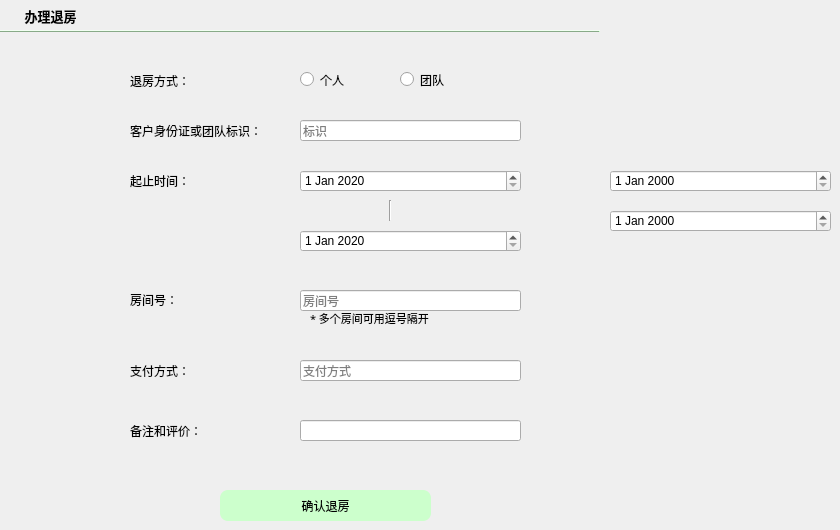
    <widget class="QWidget" name="page_4">
     <widget class="QToolButton" name="toolButton_5">
      <property name="geometry">
       <rect>
        <x>0</x>
        <y>0</y>
        <width>101</width>
        <height>31</height>
       </rect>
      </property>
      <property name="font">
       <font>
        <family>FontAwesome</family>
        <pointsize>10</pointsize>
        <weight>75</weight>
        <bold>true</bold>
       </font>
      </property>
      <property name="styleSheet">
       <string notr="true">border:none</string>
      </property>
      <property name="text">
       <string>办理退房</string>
      </property>
      <property name="icon">
       <iconset>
        <normaloff>../../../../../pictures/search1.png</normaloff>../../../../../pictures/search1.png</iconset>
      </property>
      <property name="toolButtonStyle">
       <enum>Qt::ToolButtonTextBesideIcon</enum>
      </property>
     </widget>
     <widget class="QFrame" name="split_5">
      <property name="geometry">
       <rect>
        <x>0</x>
        <y>30</y>
        <width>600</width>
        <height>2</height>
       </rect>
      </property>
      <property name="styleSheet">
       <string notr="true">color:#CCFFCC;
border-color:#CCFFCC;
background-color:#CCFFCC</string>
      </property>
      <property name="frameShape">
       <enum>QFrame::HLine</enum>
      </property>
      <property name="frameShadow">
       <enum>QFrame::Raised</enum>
      </property>
     </widget>
     <widget class="QRadioButton" name="team_flag">
      <property name="geometry">
       <rect>
        <x>400</x>
        <y>70</y>
        <width>115</width>
        <height>19</height>
       </rect>
      </property>
      <property name="text">
       <string>团队</string>
      </property>
     </widget>
     <widget class="QRadioButton" name="single_flag">
      <property name="geometry">
       <rect>
        <x>300</x>
        <y>70</y>
        <width>81</width>
        <height>19</height>
       </rect>
      </property>
      <property name="text">
       <string>个人</string>
      </property>
     </widget>
     <widget class="QLabel" name="label_60">
      <property name="geometry">
       <rect>
        <x>130</x>
        <y>60</y>
        <width>101</width>
        <height>41</height>
       </rect>
      </property>
      <property name="styleSheet">
       <string notr="true">font: 9pt &quot;FontAwesome&quot;;</string>
      </property>
      <property name="text">
       <string>退房方式：</string>
      </property>
     </widget>
     <widget class="QLabel" name="label_61">
      <property name="geometry">
       <rect>
        <x>130</x>
        <y>110</y>
        <width>171</width>
        <height>41</height>
       </rect>
      </property>
      <property name="styleSheet">
       <string notr="true">font: 9pt &quot;FontAwesome&quot;;</string>
      </property>
      <property name="text">
       <string>客户身份证或团队标识：</string>
      </property>
     </widget>
     <widget class="QLineEdit" name="id_checkout">
      <property name="geometry">
       <rect>
        <x>300</x>
        <y>120</y>
        <width>221</width>
        <height>21</height>
       </rect>
      </property>
      <property name="placeholderText">
       <string>标识</string>
      </property>
     </widget>
     <widget class="QLineEdit" name="remark_checkout">
      <property name="geometry">
       <rect>
        <x>300</x>
        <y>420</y>
        <width>221</width>
        <height>21</height>
       </rect>
      </property>
      <property name="text">
       <string/>
      </property>
      <property name="placeholderText">
       <string/>
      </property>
     </widget>
     <widget class="QLabel" name="label_62">
      <property name="geometry">
       <rect>
        <x>130</x>
        <y>410</y>
        <width>101</width>
        <height>41</height>
       </rect>
      </property>
      <property name="styleSheet">
       <string notr="true">font: 9pt &quot;FontAwesome&quot;;</string>
      </property>
      <property name="text">
       <string>备注和评价：</string>
      </property>
     </widget>
     <widget class="QDateEdit" name="starttime_5">
      <property name="geometry">
       <rect>
        <x>610</x>
        <y>170</y>
        <width>221</width>
        <height>22</height>
       </rect>
      </property>
     </widget>
     <widget class="QDateEdit" name="endtime_5">
      <property name="geometry">
       <rect>
        <x>610</x>
        <y>210</y>
        <width>221</width>
        <height>22</height>
       </rect>
      </property>
     </widget>
     <widget class="QDateEdit" name="starttime_checkout">
      <property name="geometry">
       <rect>
        <x>300</x>
        <y>170</y>
        <width>221</width>
        <height>22</height>
       </rect>
      </property>
      <property name="dateTime">
       <datetime>
        <hour>0</hour>
        <minute>0</minute>
        <second>0</second>
        <year>2020</year>
        <month>1</month>
        <day>1</day>
       </datetime>
      </property>
     </widget>
     <widget class="QLabel" name="label_63">
      <property name="geometry">
       <rect>
        <x>130</x>
        <y>160</y>
        <width>101</width>
        <height>41</height>
       </rect>
      </property>
      <property name="styleSheet">
       <string notr="true">font: 9pt &quot;FontAwesome&quot;;</string>
      </property>
      <property name="text">
       <string>起止时间：</string>
      </property>
     </widget>
     <widget class="QDateEdit" name="endtime_checkout">
      <property name="geometry">
       <rect>
        <x>300</x>
        <y>230</y>
        <width>221</width>
        <height>22</height>
       </rect>
      </property>
      <property name="dateTime">
       <datetime>
        <hour>0</hour>
        <minute>0</minute>
        <second>0</second>
        <year>2020</year>
        <month>1</month>
        <day>1</day>
       </datetime>
      </property>
     </widget>
     <widget class="QLineEdit" name="rid_checkout">
      <property name="geometry">
       <rect>
        <x>300</x>
        <y>290</y>
        <width>221</width>
        <height>21</height>
       </rect>
      </property>
      <property name="text">
       <string/>
      </property>
      <property name="placeholderText">
       <string>房间号</string>
      </property>
     </widget>
     <widget class="QLabel" name="label_64">
      <property name="geometry">
       <rect>
        <x>130</x>
        <y>280</y>
        <width>101</width>
        <height>40</height>
       </rect>
      </property>
      <property name="styleSheet">
       <string notr="true">font: 9pt &quot;FontAwesome&quot;;</string>
      </property>
      <property name="text">
       <string>房间号：</string>
      </property>
     </widget>
     <widget class="QLabel" name="label_65">
      <property name="geometry">
       <rect>
        <x>130</x>
        <y>350</y>
        <width>101</width>
        <height>41</height>
       </rect>
      </property>
      <property name="styleSheet">
       <string notr="true">font: 9pt &quot;FontAwesome&quot;;</string>
      </property>
      <property name="text">
       <string>支付方式：</string>
      </property>
     </widget>
     <widget class="QLineEdit" name="paytype_checkout">
      <property name="geometry">
       <rect>
        <x>300</x>
        <y>360</y>
        <width>221</width>
        <height>21</height>
       </rect>
      </property>
      <property name="text">
       <string/>
      </property>
      <property name="placeholderText">
       <string>支付方式</string>
      </property>
     </widget>
     <widget class="QPushButton" name="commitCheckout">
      <property name="geometry">
       <rect>
        <x>220</x>
        <y>490</y>
        <width>211</width>
        <height>31</height>
       </rect>
      </property>
      <property name="styleSheet">
       <string notr="true">#commitCheckout{background:#CCFFCC;
border-radius:8px}
#commitCheckout:hover
{
background:#CCFF99
}</string>
      </property>
      <property name="text">
       <string>确认退房</string>
      </property>
     </widget>
     <widget class="Line" name="line_14">
      <property name="geometry">
       <rect>
        <x>380</x>
        <y>200</y>
        <width>20</width>
        <height>21</height>
       </rect>
      </property>
      <property name="orientation">
       <enum>Qt::Vertical</enum>
      </property>
     </widget>
     <widget class="QLabel" name="label_67">
      <property name="geometry">
       <rect>
        <x>310</x>
        <y>310</y>
        <width>211</width>
        <height>16</height>
       </rect>
      </property>
      <property name="font">
       <font>
        <family>新宋体</family>
        <pointsize>8</pointsize>
       </font>
      </property>
      <property name="text">
       <string>* 多个房间可用逗号隔开</string>
      </property>
     </widget>
    </widget>
